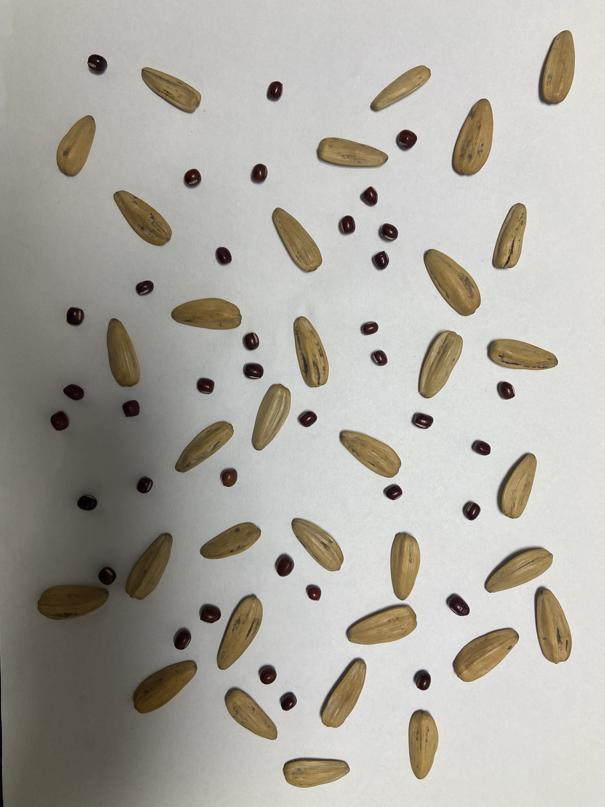
%> input picture 第二轮作业题/ps.jpg, 605 x 807 px
$ octave Q16_2.m   (GNU Octave 9; MATLAB toolbox functions it lacks are replaced by stand-ins)
%> lines starting %> are read from the running program, lines starting %| are printed output that depends on the picture; in (x1, y1, x2, y2) boxes, pixels count from 0 and x2, y2 are one past the last pixel; in counts of white or black regions, pixels touching at a corner belong together; the program's own positions count from 1
a=imread('ps.jpg');
%> a is the input picture: size 807x605x3 uint8; mean R, G, B 173.6, 170.3, 162.8
green=im2double(a(:,:,2));
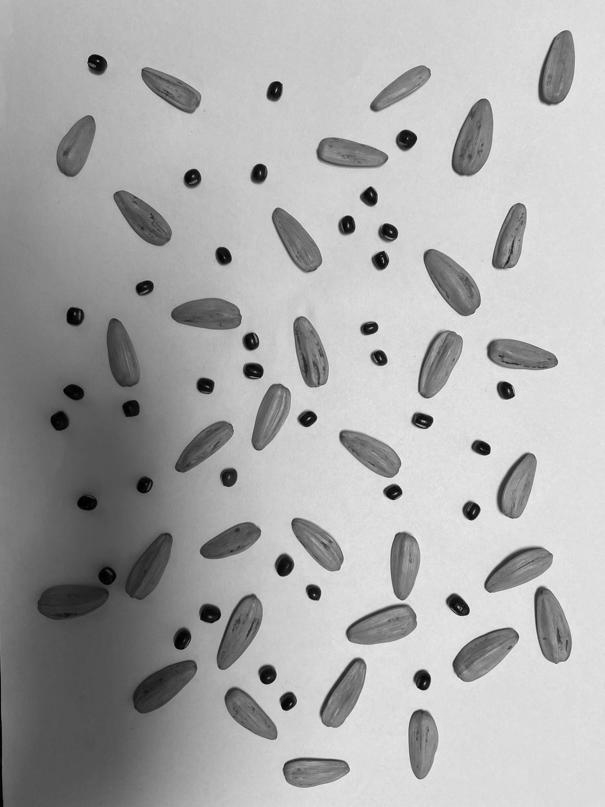
%> green: size 807x605 double; min 0, max 0.992, mean 0.668
bg=imclose(green,strel('disk',23));
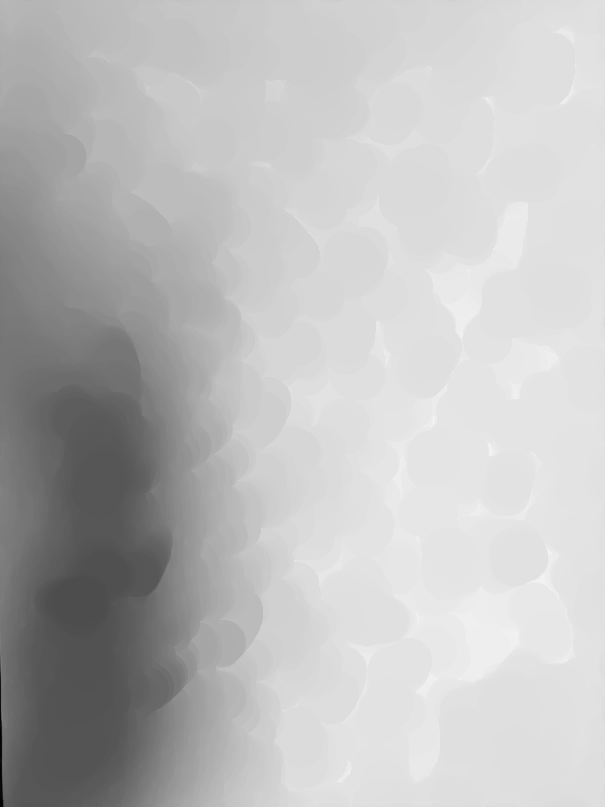
%> bg: size 807x605 double; min 0.00784, max 0.992, mean 0.742
raw=imopen(1-green./max(bg,.01)>.34,strel('disk',2));
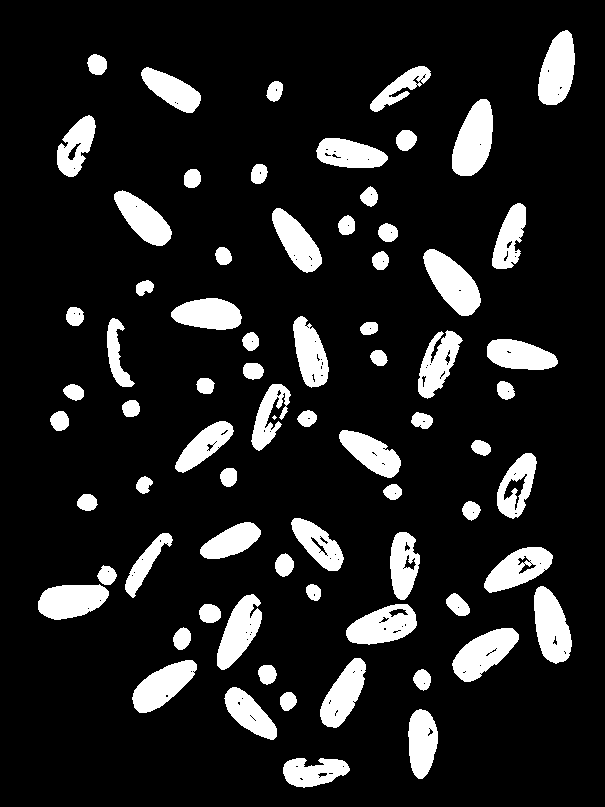
%> raw: size 807x605 logical; 13.2% white; 73 white regions (1 under 20 px), largest, box (x1, y1, x2, y2) and area: (452, 99, 493, 176) 2225, (423, 249, 481, 316) 2157, (534, 586, 572, 664) 2033
p=regionprops(raw,'Area','MajorAxisLength','Solidity','PixelIdxList');
%> p = 73 regions; largest, Area, MajorAxisLength and Solidity: 2225 81.47 0.978, 2157 79.49 0.979, 2033 80.72 0.96, 2029 77.25 0.959, 1999 78.05 0.973
[~,k]=sort([p.Area],'descend');
%> k = 73 values, max 73 at index 5, min 1 at index 6, mean 37
m=false(size(raw)); n=0;
for i=k
    if p(i).Area>=38&&p(i).MajorAxisLength<35
        m(p(i).PixelIdxList)=true;
        n=n+1;
    end
end
%> this loop made 73 passes
%> i on passes 1 to 12: 63, 61, 72, 64, 73, 1, 47, 13, 25, 44, 67, 17
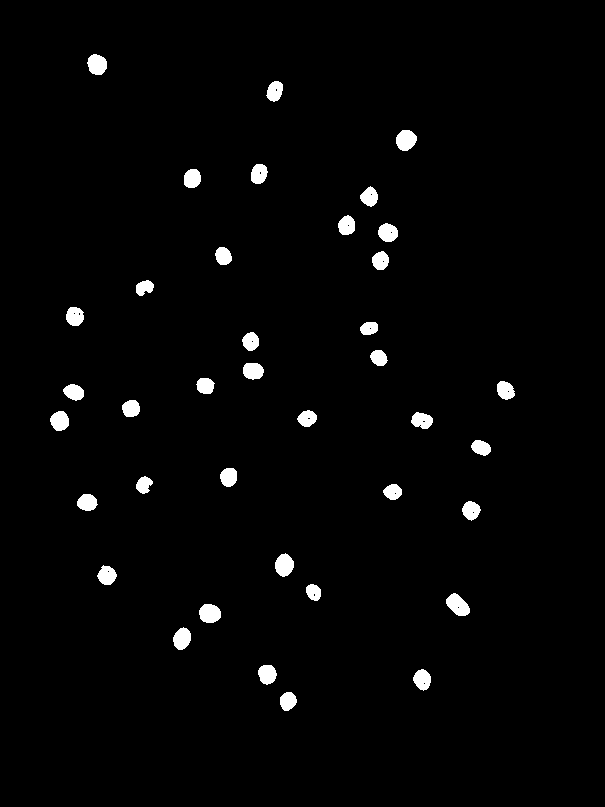
%> m: size 807x605 logical; 2.1% white; 38 white regions, largest, box (x1, y1, x2, y2) and area: (446, 593, 470, 616) 359, (199, 604, 221, 623) 338, (396, 130, 417, 151) 337
%> after the loop, n = 38
m=imdilate(imfill(m,'holes'),strel('disk',3));
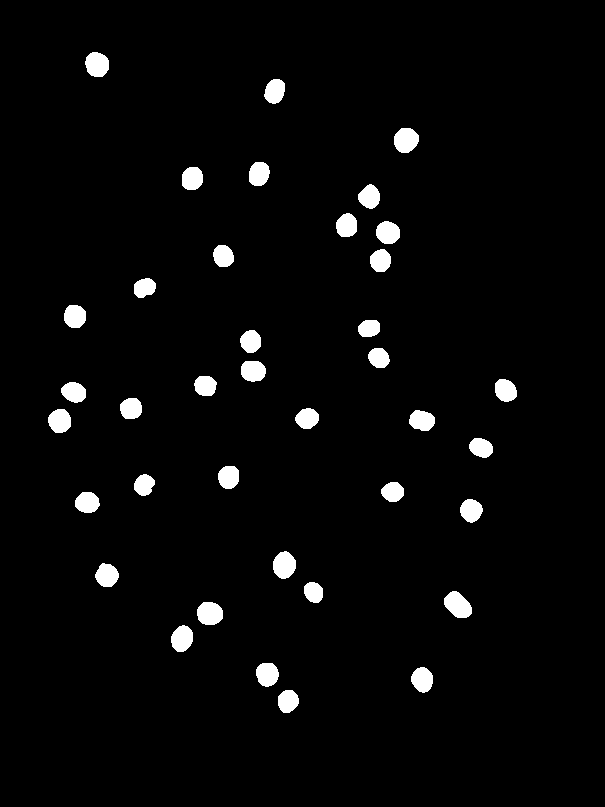
%> m: size 807x605 logical; 3.2% white; 38 white regions, largest, box (x1, y1, x2, y2) and area: (444, 591, 472, 618) 527, (197, 602, 223, 625) 493, (394, 128, 419, 153) 492
pic=a;
for k=1:3
    pic(:,:,k)=regionfill(a(:,:,k),m);
end
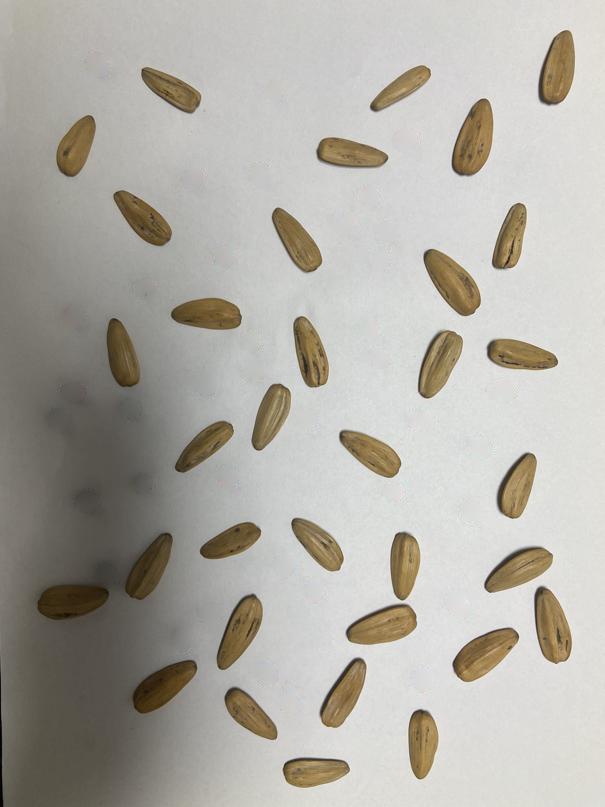
%> pic: size 807x605x3 uint8; 3.15% of pixels changed, all inside (x1, y1, x2, y2) = (48, 52, 517, 713)
figure('Color','w')
imshowpair(a,pic,'montage')
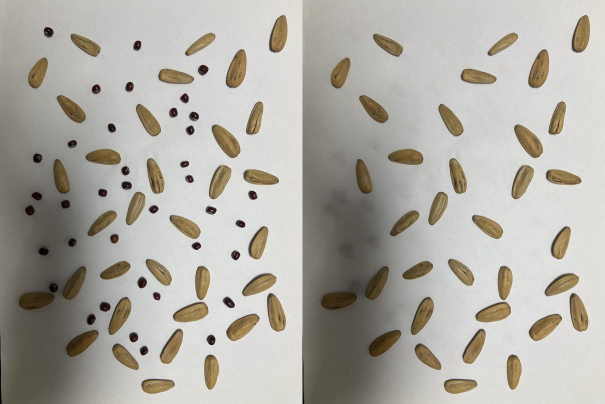
%> displayed picture: size 807x1210x3, on the screen's scale of 0 to 255 (shown at 1/2 size); mean R, G, B 175, 171.7, 164.3
disp(n)
%| 38
